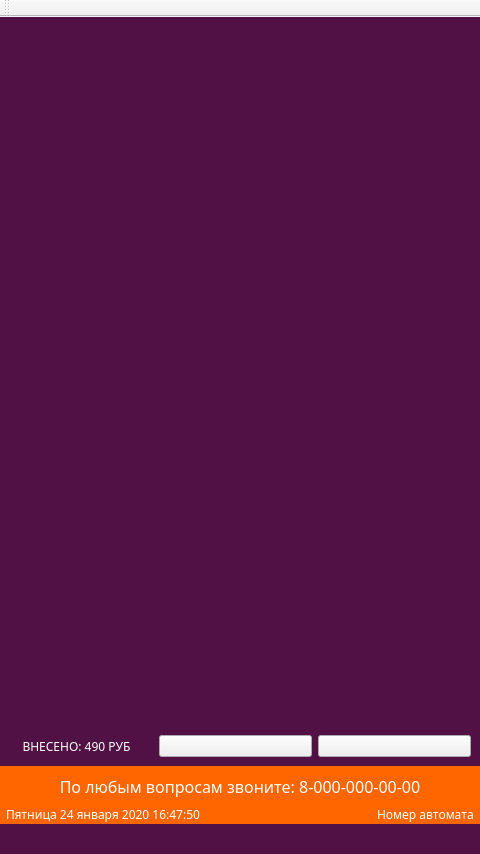
<?xml version="1.0" encoding="UTF-8"?>
<ui version="4.0">
 <class>d1_MainWindow</class>
 <widget class="QMainWindow" name="d1_MainWindow">
  <property name="geometry">
   <rect>
    <x>0</x>
    <y>0</y>
    <width>480</width>
    <height>854</height>
   </rect>
  </property>
  <property name="windowTitle">
   <string>d1_MainWindow</string>
  </property>
  <widget class="QWidget" name="d1_centralwidget">
   <property name="styleSheet">
    <string notr="true">#d1_centralwidget{
	background-color: rgb(81, 17, 69);
}</string>
   </property>
   <layout class="QVBoxLayout" name="d1_centerLayout">
    <property name="spacing">
     <number>0</number>
    </property>
    <property name="leftMargin">
     <number>0</number>
    </property>
    <property name="topMargin">
     <number>0</number>
    </property>
    <property name="rightMargin">
     <number>0</number>
    </property>
    <property name="bottomMargin">
     <number>30</number>
    </property>
    <item>
     <widget class="QWidget" name="d1_widgetheader" native="true">
      <layout class="QHBoxLayout" name="horizontalLayout_2">
       <property name="spacing">
        <number>6</number>
       </property>
       <property name="leftMargin">
        <number>9</number>
       </property>
       <property name="bottomMargin">
        <number>0</number>
       </property>
       <item>
        <spacer name="horizontalSpacer_2">
         <property name="orientation">
          <enum>Qt::Horizontal</enum>
         </property>
         <property name="sizeType">
          <enum>QSizePolicy::Preferred</enum>
         </property>
         <property name="sizeHint" stdset="0">
          <size>
           <width>40</width>
           <height>20</height>
          </size>
         </property>
        </spacer>
       </item>
       <item>
        <widget class="QLabel" name="d1_lblLogo">
         <property name="styleSheet">
          <string notr="true">#d1_lblLogo{
	border-image: url(:/d1_igrushki.png);
}</string>
         </property>
         <property name="text">
          <string/>
         </property>
         <property name="alignment">
          <set>Qt::AlignCenter</set>
         </property>
        </widget>
       </item>
       <item>
        <spacer name="horizontalSpacer_3">
         <property name="orientation">
          <enum>Qt::Horizontal</enum>
         </property>
         <property name="sizeType">
          <enum>QSizePolicy::Preferred</enum>
         </property>
         <property name="sizeHint" stdset="0">
          <size>
           <width>40</width>
           <height>20</height>
          </size>
         </property>
        </spacer>
       </item>
      </layout>
     </widget>
    </item>
    <item>
     <widget class="QWidget" name="d1_widgetStack" native="true">
      <property name="styleSheet">
       <string notr="true"/>
      </property>
      <layout class="QVBoxLayout" name="d1_vlStackedWidget">
       <property name="spacing">
        <number>0</number>
       </property>
       <property name="leftMargin">
        <number>0</number>
       </property>
       <property name="topMargin">
        <number>0</number>
       </property>
       <property name="rightMargin">
        <number>0</number>
       </property>
       <property name="bottomMargin">
        <number>0</number>
       </property>
       <item>
        <widget class="QWidget" name="d1_widgetStackBackground" native="true">
         <property name="styleSheet">
          <string notr="true">#d1_widgetStackBackground{
	border-image: url(:/d1_fon.png);	
}</string>
         </property>
         <layout class="QVBoxLayout" name="d1_vlStackedWidgetBackground">
          <property name="spacing">
           <number>0</number>
          </property>
          <property name="leftMargin">
           <number>0</number>
          </property>
          <property name="topMargin">
           <number>0</number>
          </property>
          <property name="rightMargin">
           <number>0</number>
          </property>
          <property name="bottomMargin">
           <number>0</number>
          </property>
          <item>
           <widget class="QStackedWidget" name="d1_stackedWidget"/>
          </item>
         </layout>
        </widget>
       </item>
      </layout>
     </widget>
    </item>
    <item>
     <widget class="QWidget" name="d1_widgetInfo" native="true">
      <layout class="QHBoxLayout" name="horizontalLayout_3">
       <property name="leftMargin">
        <number>0</number>
       </property>
       <property name="topMargin">
        <number>0</number>
       </property>
       <property name="rightMargin">
        <number>9</number>
       </property>
       <property name="bottomMargin">
        <number>9</number>
       </property>
       <item>
        <widget class="QLabel" name="d1_lblMoneyInfo">
         <property name="palette">
          <palette>
           <active>
            <colorrole role="WindowText">
             <brush brushstyle="SolidPattern">
              <color alpha="255">
               <red>255</red>
               <green>255</green>
               <blue>255</blue>
              </color>
             </brush>
            </colorrole>
           </active>
           <inactive>
            <colorrole role="WindowText">
             <brush brushstyle="SolidPattern">
              <color alpha="255">
               <red>255</red>
               <green>255</green>
               <blue>255</blue>
              </color>
             </brush>
            </colorrole>
           </inactive>
           <disabled>
            <colorrole role="WindowText">
             <brush brushstyle="SolidPattern">
              <color alpha="96">
               <red>164</red>
               <green>166</green>
               <blue>168</blue>
              </color>
             </brush>
            </colorrole>
           </disabled>
          </palette>
         </property>
         <property name="font">
          <font>
           <family>Baloo Cyrillic</family>
          </font>
         </property>
         <property name="styleSheet">
          <string notr="true">#d1_lblMoneyInfo{
	border-image: url(:/d1_lblForSum.png);
}</string>
         </property>
         <property name="text">
          <string>ВНЕСЕНО: 490 РУБ</string>
         </property>
         <property name="alignment">
          <set>Qt::AlignCenter</set>
         </property>
        </widget>
       </item>
       <item>
        <widget class="QPushButton" name="d1_pbnMenu">
         <property name="sizePolicy">
          <sizepolicy hsizetype="Preferred" vsizetype="Preferred">
           <horstretch>0</horstretch>
           <verstretch>0</verstretch>
          </sizepolicy>
         </property>
         <property name="styleSheet">
          <string notr="true">#d1_pbnMenu{
	border-image: url(:/d1_btnMenu.png);
}</string>
         </property>
         <property name="text">
          <string/>
         </property>
        </widget>
       </item>
       <item>
        <widget class="QPushButton" name="d1_pbnBuyCoin">
         <property name="styleSheet">
          <string notr="true">#d1_pbnBuyCoin{
	border-image: url(:/d1_btnBuyCoin.png);
}</string>
         </property>
         <property name="text">
          <string/>
         </property>
        </widget>
       </item>
      </layout>
     </widget>
    </item>
    <item>
     <widget class="QWidget" name="d1_widgetfooter" native="true">
      <property name="minimumSize">
       <size>
        <width>0</width>
        <height>0</height>
       </size>
      </property>
      <property name="maximumSize">
       <size>
        <width>16777215</width>
        <height>16777215</height>
       </size>
      </property>
      <property name="styleSheet">
       <string notr="true">#d1_widgetfooter{
	background-color: rgb(255, 102, 0);
}</string>
      </property>
      <layout class="QVBoxLayout" name="verticalLayout_2">
       <property name="leftMargin">
        <number>6</number>
       </property>
       <property name="topMargin">
        <number>9</number>
       </property>
       <property name="rightMargin">
        <number>6</number>
       </property>
       <property name="bottomMargin">
        <number>0</number>
       </property>
       <item>
        <widget class="QLabel" name="d1_lblCallInfo">
         <property name="palette">
          <palette>
           <active>
            <colorrole role="WindowText">
             <brush brushstyle="SolidPattern">
              <color alpha="255">
               <red>255</red>
               <green>255</green>
               <blue>255</blue>
              </color>
             </brush>
            </colorrole>
           </active>
           <inactive>
            <colorrole role="WindowText">
             <brush brushstyle="SolidPattern">
              <color alpha="255">
               <red>255</red>
               <green>255</green>
               <blue>255</blue>
              </color>
             </brush>
            </colorrole>
           </inactive>
           <disabled>
            <colorrole role="WindowText">
             <brush brushstyle="SolidPattern">
              <color alpha="96">
               <red>164</red>
               <green>166</green>
               <blue>168</blue>
              </color>
             </brush>
            </colorrole>
           </disabled>
          </palette>
         </property>
         <property name="font">
          <font>
           <family>Baloo Cyrillic</family>
           <pointsize>12</pointsize>
          </font>
         </property>
         <property name="text">
          <string>По любым вопросам звоните: 8-000-000-00-00</string>
         </property>
         <property name="alignment">
          <set>Qt::AlignCenter</set>
         </property>
        </widget>
       </item>
       <item>
        <layout class="QHBoxLayout" name="horizontalLayout">
         <property name="leftMargin">
          <number>0</number>
         </property>
         <property name="topMargin">
          <number>0</number>
         </property>
         <property name="rightMargin">
          <number>0</number>
         </property>
         <property name="bottomMargin">
          <number>0</number>
         </property>
         <item>
          <widget class="QLabel" name="d1_lblDateInfo">
           <property name="palette">
            <palette>
             <active>
              <colorrole role="WindowText">
               <brush brushstyle="SolidPattern">
                <color alpha="255">
                 <red>255</red>
                 <green>255</green>
                 <blue>255</blue>
                </color>
               </brush>
              </colorrole>
             </active>
             <inactive>
              <colorrole role="WindowText">
               <brush brushstyle="SolidPattern">
                <color alpha="255">
                 <red>255</red>
                 <green>255</green>
                 <blue>255</blue>
                </color>
               </brush>
              </colorrole>
             </inactive>
             <disabled>
              <colorrole role="WindowText">
               <brush brushstyle="SolidPattern">
                <color alpha="96">
                 <red>164</red>
                 <green>166</green>
                 <blue>168</blue>
                </color>
               </brush>
              </colorrole>
             </disabled>
            </palette>
           </property>
           <property name="font">
            <font>
             <family>Baloo Cyrillic</family>
            </font>
           </property>
           <property name="text">
            <string>Пятница 24 января 2020 16:47:50</string>
           </property>
          </widget>
         </item>
         <item>
          <spacer name="horizontalSpacer">
           <property name="orientation">
            <enum>Qt::Horizontal</enum>
           </property>
           <property name="sizeHint" stdset="0">
            <size>
             <width>40</width>
             <height>20</height>
            </size>
           </property>
          </spacer>
         </item>
         <item>
          <widget class="QLabel" name="d1_lblNumberInfo">
           <property name="palette">
            <palette>
             <active>
              <colorrole role="WindowText">
               <brush brushstyle="SolidPattern">
                <color alpha="255">
                 <red>255</red>
                 <green>255</green>
                 <blue>255</blue>
                </color>
               </brush>
              </colorrole>
             </active>
             <inactive>
              <colorrole role="WindowText">
               <brush brushstyle="SolidPattern">
                <color alpha="255">
                 <red>255</red>
                 <green>255</green>
                 <blue>255</blue>
                </color>
               </brush>
              </colorrole>
             </inactive>
             <disabled>
              <colorrole role="WindowText">
               <brush brushstyle="SolidPattern">
                <color alpha="96">
                 <red>164</red>
                 <green>166</green>
                 <blue>168</blue>
                </color>
               </brush>
              </colorrole>
             </disabled>
            </palette>
           </property>
           <property name="font">
            <font>
             <family>Baloo Cyrillic</family>
            </font>
           </property>
           <property name="text">
            <string>Номер автомата</string>
           </property>
          </widget>
         </item>
        </layout>
       </item>
      </layout>
     </widget>
    </item>
   </layout>
  </widget>
  <widget class="QToolBar" name="toolBar">
   <property name="sizePolicy">
    <sizepolicy hsizetype="Preferred" vsizetype="Preferred">
     <horstretch>0</horstretch>
     <verstretch>0</verstretch>
    </sizepolicy>
   </property>
   <property name="windowTitle">
    <string>toolBar</string>
   </property>
   <attribute name="toolBarArea">
    <enum>TopToolBarArea</enum>
   </attribute>
   <attribute name="toolBarBreak">
    <bool>false</bool>
   </attribute>
  </widget>
 </widget>
 <resources/>
 <connections/>
</ui>
